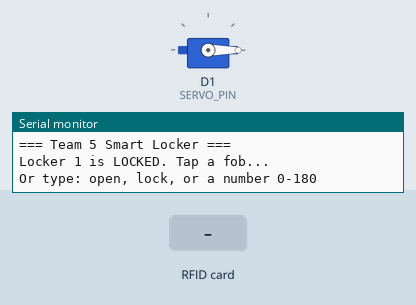
Recording of a sketch running on a simulated ESP8266 (NodeMCU). On the bench: servo, the last lines printed to the serial monitor. The inputs (shaded band) are chosen by the test bench.

Above: at 1.7 s.
1.8 s: RFID card 03 1A B0 01 held to the reader
At 2.2 s:
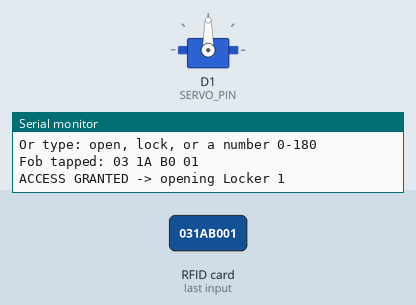
Timing chart, 0 to 8.3 s (numbered marks = the images above; inputs shaded):
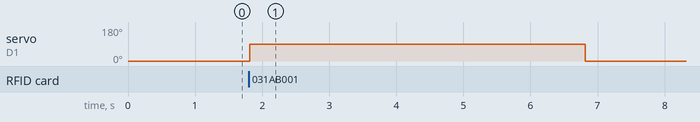

The sketch:

locker_step2.ino
```cpp
// Team 5 - RFID Smart Locker
// Step 2: the right fob opens the locker, a wrong fob is refused.
//
// Wiring (RC522 -> ESP8266):
//   SDA  -> D8      SCK  -> D5
//   MOSI -> D7      MISO -> D6
//   RST  -> D3      GND  -> G
//   3.3V -> 3V3 (NEVER 5V)
//
// Wiring (Servo -> ESP8266):
//   Brown/black   -> G
//   Red           -> Vin
//   Orange/yellow -> D1

#include <SPI.h>
#include <MFRC522.h>
#include <Servo.h>

#define SS_PIN    D8
#define RST_PIN   D3
#define SERVO_PIN D1

// ---- Settings you can change ----
const String LOCKER_1_KEY = "03 1A B0 01";  // the fob that owns Locker 1
const int LOCKED_ANGLE   = 0;    // servo position when locked
const int OPEN_ANGLE     = 90;   // servo position when open
const int OPEN_SECONDS   = 5;    // how long the locker stays open
// ---------------------------------

MFRC522 reader(SS_PIN, RST_PIN);
Servo lock;

void setup() {
  Serial.begin(115200);
  delay(500);
  SPI.begin();
  reader.PCD_Init();

  lock.attach(SERVO_PIN, 500, 2400);
  lock.write(LOCKED_ANGLE);

  Serial.println();
  Serial.println("=== Team 5 Smart Locker ===");
  Serial.println("Locker 1 is LOCKED. Tap a fob...");
  Serial.println("Or type: open, lock, or a number 0-180");
}

void loop() {
  checkTypedCommand();   // lets you control the servo from the Serial Monitor

  if (!reader.PICC_IsNewCardPresent()) return;
  if (!reader.PICC_ReadCardSerial()) return;

  String id = readId();
  Serial.print("Fob tapped: ");
  Serial.println(id);

  if (id == LOCKER_1_KEY) {
    Serial.println("ACCESS GRANTED -> opening Locker 1");
    lock.write(OPEN_ANGLE);
    delay(OPEN_SECONDS * 1000);
    lock.write(LOCKED_ANGLE);
    Serial.println("Locker 1 locked again.");
  } else {
    Serial.println("ACCESS DENIED -> this fob does not own Locker 1");
  }

  Serial.println("Tap a fob...");
  reader.PICC_HaltA();
  delay(1000);
}

// Manual servo control from the Serial Monitor:
//   open  -> moves to OPEN_ANGLE
//   lock  -> moves to LOCKED_ANGLE
//   a number from 0 to 180 -> moves to that exact angle (to find the best angles)
void checkTypedCommand() {
  if (!Serial.available()) return;

  String cmd = Serial.readStringUntil('\n');
  cmd.trim();
  cmd.toLowerCase();
  if (cmd.length() == 0) return;

  if (cmd == "open") {
    lock.write(OPEN_ANGLE);
    Serial.println("Servo -> OPEN");
  } else if (cmd == "lock") {
    lock.write(LOCKED_ANGLE);
    Serial.println("Servo -> LOCKED");
  } else if (isDigit(cmd.charAt(0))) {
    int angle = constrain(cmd.toInt(), 0, 180);
    lock.write(angle);
    Serial.print("Servo -> ");
    Serial.print(angle);
    Serial.println(" degrees");
  } else {
    Serial.println("Commands: open, lock, or a number 0-180");
  }
}

// Turns the fob's ID into text like "03 1A B0 01"
String readId() {
  String id = "";
  for (byte i = 0; i < reader.uid.size; i++) {
    if (reader.uid.uidByte[i] < 0x10) id += "0";
    id += String(reader.uid.uidByte[i], HEX);
    if (i < reader.uid.size - 1) id += " ";
  }
  id.toUpperCase();
  return id;
}
```

Measured:
- after the input at 1.8 s, servo on D1 (SERVO_PIN): 0° → 90° at once, → 0° 5.0 s later
